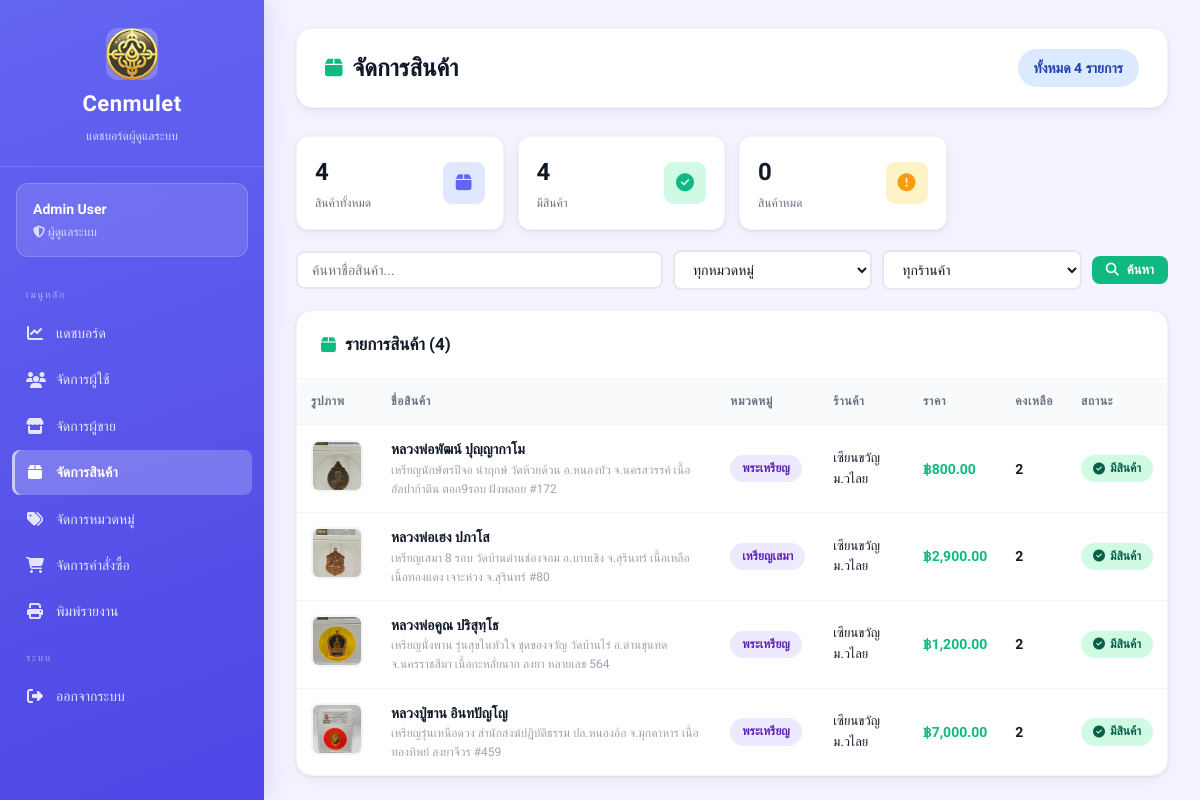
The page /views/admin/products.php (signed in) on the database as committed earlier.
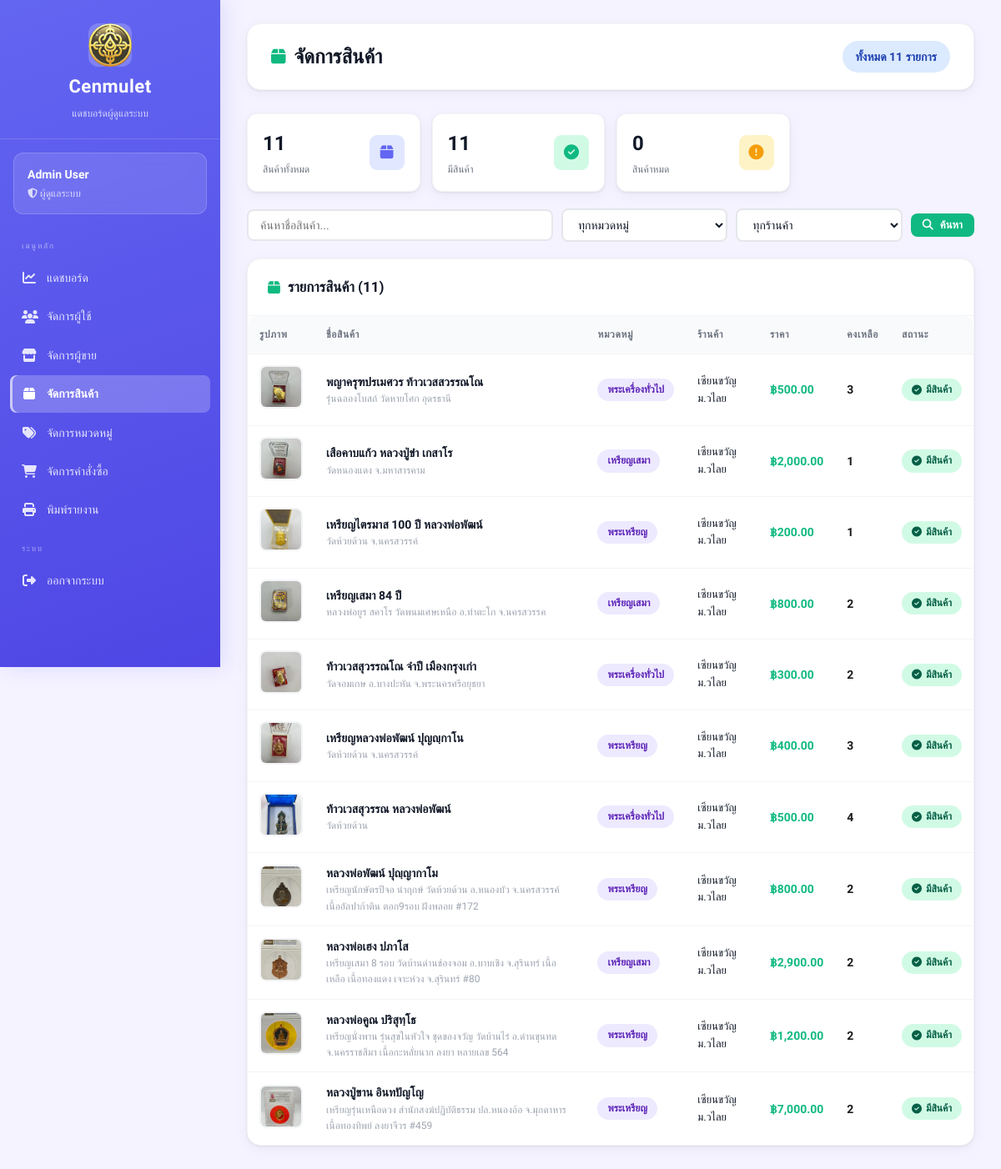
The same page on the database as committed later.
### tables this page shows
CREATE TABLE amulets (
    id INTEGER PRIMARY KEY AUTOINCREMENT,
    amulet_name TEXT,
    source TEXT,
    quantity INTEGER,
    price REAL,
    image TEXT,
    sellerId INTEGER,
    categoryId INTEGER,
    FOREIGN KEY (sellerId) REFERENCES sellers(id),
    FOREIGN KEY (categoryId) REFERENCES categories(id)
);

CREATE TABLE categories (
    id INTEGER PRIMARY KEY AUTOINCREMENT,
    category_name TEXT
);

CREATE TABLE sellers (
    id INTEGER PRIMARY KEY AUTOINCREMENT,
    fullname TEXT,
    store_name TEXT,
    username TEXT UNIQUE,
    password TEXT,
    address TEXT,
    img_store TEXT,
    tel TEXT,
    pay_contax TEXT,
    id_per TEXT,
    img_per TEXT,

    status TEXT DEFAULT 'pending',
    reject_reason TEXT,
    reviewed_at DATETIME
, pay_bank TEXT);

### views/admin/products.php (the view, shortened to what the changed rows need)
<?php
require_once __DIR__ . "/../../config/db.php";
$conditions = [];
$params     = [];
$where = $conditions ? "WHERE " . implode(" AND ", $conditions) : "";
$stmt = $db->prepare("
    SELECT a.*, c.category_name, s.store_name
    FROM amulets a
    LEFT JOIN categories c ON a.categoryId = c.id
    LEFT JOIN sellers s ON a.sellerId = s.id
    $where
    ORDER BY a.id DESC
");
$stmt->execute($params);
$products = $stmt->fetchAll(PDO::FETCH_ASSOC);
$total_products = $db->query("SELECT COUNT(*) FROM amulets")->fetchColumn();
$in_stock       = $db->query("SELECT COUNT(*) FROM amulets WHERE quantity > 0")->fetchColumn();
?>
<!DOCTYPE html>
<html lang="th">
<head>
    <link rel="stylesheet" href="/public/css/dashboard.css">
    <link rel="stylesheet" href="https://cdnjs.cloudflare.com/ajax/libs/font-awesome/6.5.1/css/all.min.css">
</head>
<body class="admin">
<div class="dashboard-container">
<?php include __DIR__ . '/_sidebar.php'; ?>
<main class="main-content">
    <div class="top-bar">
        <h1><i class="fa-solid fa-box"></i> จัดการสินค้า</h1>
        <span class="badge badge-info" style="font-size:14px;padding:8px 16px">
            ทั้งหมด <?php echo number_format($total_products); ?> รายการ
        </span>
    </div>
    <div class="stats-mini" style="margin-bottom:20px">
        <div class="stat-mini">
            <div><div class="stat-mini-value"><?php echo $total_products; ?></div><div class="stat-mini-label">สินค้าทั้งหมด</div></div>
        </div>
        <div class="stat-mini">
            <div><div class="stat-mini-value"><?php echo $in_stock; ?></div><div class="stat-mini-label">มีสินค้า</div></div>
        </div>
    </div>
    <div class="card">
        <div class="card-header">
            <h2><i class="fa-solid fa-box"></i> รายการสินค้า (<?php echo count($products); ?>)</h2>
        </div>
        <div class="table-wrapper">
        <?php if (count($products) > 0): ?>
        <table>
            <thead>
                <tr>
                    <th>รูปภาพ</th>
                    <th>ชื่อสินค้า</th>
                    <th>หมวดหมู่</th>
                    <th>ร้านค้า</th>
                    <th>ราคา</th>
                    <th>คงเหลือ</th>
                    <th>สถานะ</th>
                </tr>
            </thead>
            <tbody>
            <?php foreach ($products as $p): ?>
            <tr>
                <td>
                    <?php if (!empty($p['image'])): ?>
                    <img src="/uploads/amulets/<?php echo htmlspecialchars($p['image']); ?>"
                         class="product-img" alt="">
                    <?php else: ?>
                    <div class="no-image"><i class="fa-solid fa-image"></i></div>
                    <?php endif; ?>
                </td>
                <td>
                    <strong><?php echo htmlspecialchars($p['amulet_name']); ?></strong>
                    <?php if (!empty($p['source'])): ?>
                    <div style="font-size:12px;color:#9ca3af"><?php echo htmlspecialchars($p['source']); ?></div>
                    <?php endif; ?>
                </td>
                <td><span class="badge badge-purple"><?php echo htmlspecialchars($p['category_name'] ?? '-'); ?></span></td>
                <td>
                    <div style="font-size:13px;font-weight:500"><?php echo htmlspecialchars($p['store_name'] ?? '-'); ?></div>
                </td>
                <td><strong style="color:#10b981">฿<?php echo number_format($p['price'], 2); ?></strong></td>
                <td style="font-weight:600;color:<?php echo $p['quantity'] > 0 ? '#1a1a1a' : '#ef4444'; ?>">
                    <?php echo number_format($p['quantity']); ?>
                </td>
                <td>
                    <?php if ($p['quantity'] > 0): ?>
                    <span class="badge badge-success"><i class="fa-solid fa-circle-check"></i> มีสินค้า</span>
                    <?php else: ?>
                    <span class="badge badge-warning"><i class="fa-solid fa-circle-exclamation"></i> หมด</span>
                    <?php endif; ?>
                </td>
            </tr>
            <?php endforeach; ?>
            </tbody>
        </table>
        <?php endif; ?>
        </div>
    </div>
</main>
</div>
</body>
</html>

Rows that differ between the two databases and show on the page:
added amulets: image (picture), amulet_name "พญาครุฑปรเมศวร ท้าวเวสสวรรณโณ", source "รุ่นฉลองโบสถ์ วัดหายโศก อุดรธานี", categoryId.category_name "พระเครื่องทั่วไป", sellerId.store_name "เซียนขวัญม.วไลย", price "500.00", quantity "3", shows "มีสินค้า"
added amulets: image (picture), amulet_name "เสือคาบแก้ว หลวงปู่ขำ เกสาโร", source "วัดหนองแดง จ.มหาสารคาม", categoryId.category_name "เหรียญเสมา", sellerId.store_name "เซียนขวัญม.วไลย", price "2,000.00", quantity "1", shows "มีสินค้า"
added amulets: image (picture), amulet_name "เหรียญไตรมาส 100 ปี หลวงพ่อพัฒน์", source "วัดห้วยด้วน จ.นครสวรรค์", categoryId.category_name "พระเหรียญ", sellerId.store_name "เซียนขวัญม.วไลย", price "200.00", quantity "1", shows "มีสินค้า"
added amulets: image (picture), amulet_name "เหรียญเสมา 84 ปี", source "หลวงพ่อยูร สคาโร วัดพนมเศษเหนือ อ.ท่าตะโก จ.นครสวรรค", categoryId.category_name "เหรียญเสมา", sellerId.store_name "เซียนขวัญม.วไลย", price "800.00", quantity "2", shows "มีสินค้า"
added amulets: image (picture), amulet_name "ท้าวเวสสุวรรณโณ จำปี เมืองกรุงเก่า", source "วัดจอมเกษ อ.บางปะหัน จ.พระนครศรีอยุธยา", categoryId.category_name "พระเครื่องทั่วไป", sellerId.store_name "เซียนขวัญม.วไลย", price "300.00", quantity "2", shows "มีสินค้า"
added amulets: image (picture), amulet_name "เหรียญหลวงพ่อพัฒน์ ปุญญฺกาโน", source "วัดห้วยด้วน จ.นครสวรรค์", categoryId.category_name "พระเหรียญ", sellerId.store_name "เซียนขวัญม.วไลย", price "400.00", quantity "3", shows "มีสินค้า"
added amulets: image (picture), amulet_name "ท้าวเวสสุวรรณ หลวงพ่อพัฒน์", source "วัดห้วยด้วน", categoryId.category_name "พระเครื่องทั่วไป", sellerId.store_name "เซียนขวัญม.วไลย", price "500.00", quantity "4", shows "มีสินค้า"
Other text that changed with them:
$total_products: "4" → "11"
$in_stock: "4" → "11"
count($products): "4" → "11"
